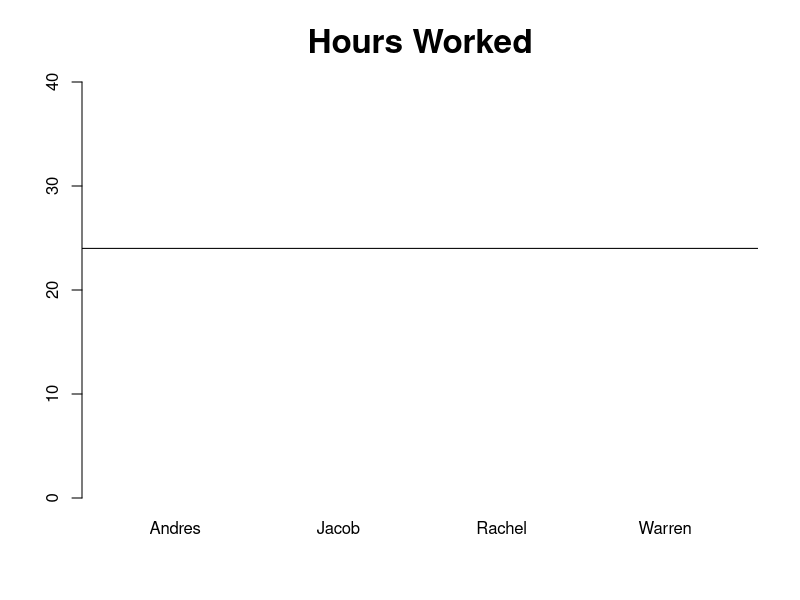

Generate this figure with R:


group <- NULL
hours <- NULL
names <- c("Andres", "Jacob", "Rachel", "Warren")
i <- 1

while(i < length(names) + 1) {
  hours <- readline(paste("How many hours did", names[i], "work?        " ))
  group <- c(group, hours)  
  i <- i + 1
}
group <- as.numeric(group)

sprintNum <- readline(prompt = "Which sprint is this?       ")
sprint <- cat("Sprint", sprintNum)

pdf(paste(sprint, ".pdf", sep = ""))
barplot(group, names.arg = names, 
        col = "lightblue", 
        main = "Hours Worked", cex.main = 2,
        sub = sprint, cex.sub = 1.5, 
        cex.lab = 1.4, 
        ylim = c(0, 40))
abline(a = 24, b = 0)

dev.off()
